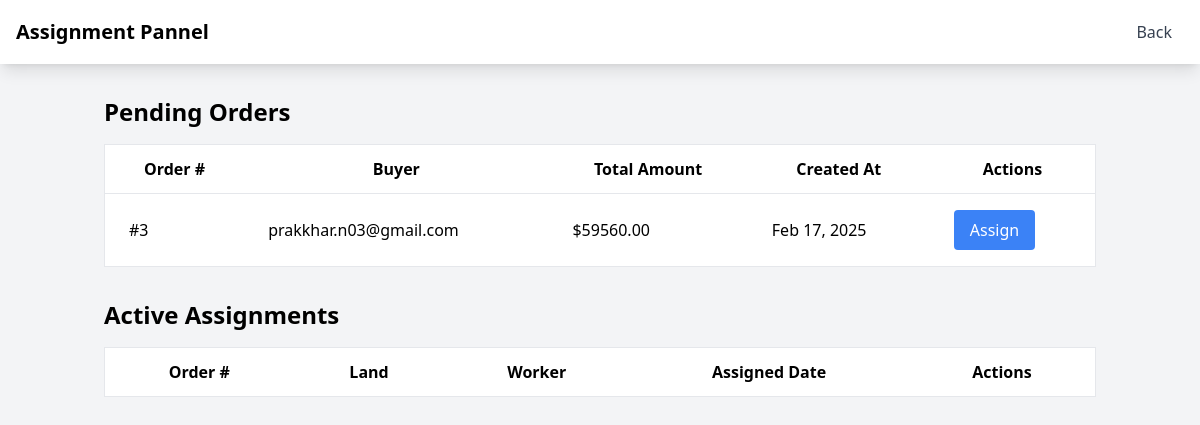
The app's page /admin-dashboard/ (signed in), older data.
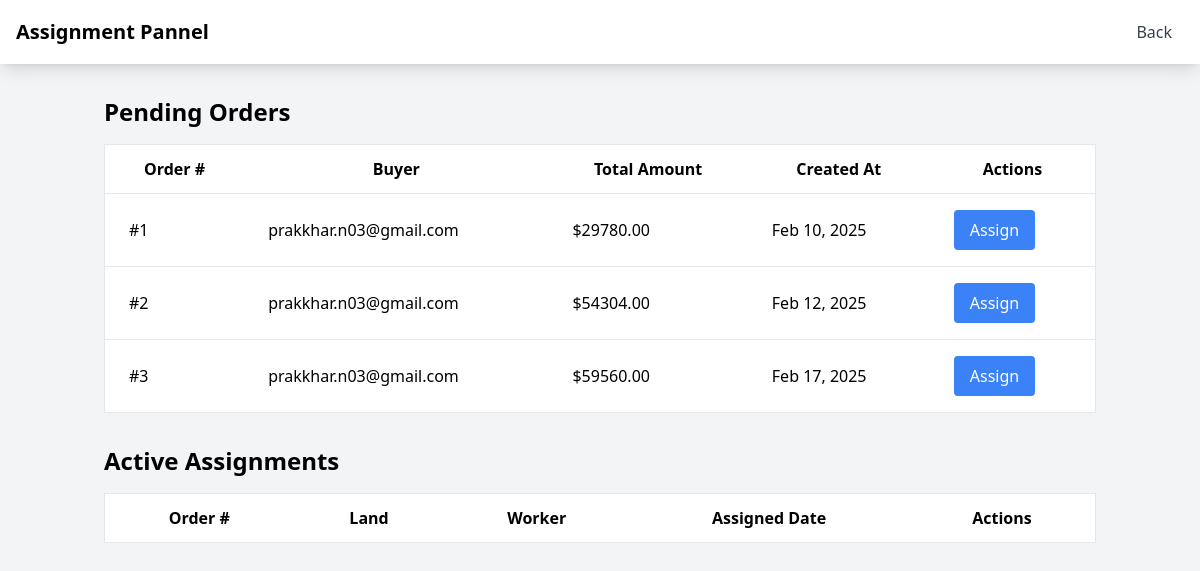
The same page, newer data.
### ACP/models.py (models this page shows, shortened)
class Order(models.Model):
    STATUS_CHOICES = [
        ('pending', 'Pending'),
        ('confirmed', 'Confirmed'),
        ('processing', 'Processing'),
        ('completed', 'Completed'),
        ('cancelled', 'Cancelled')
    ]
    buyer = models.ForeignKey(User, on_delete=models.CASCADE, related_name='orders')
    order_number = models.PositiveIntegerField(unique=True, editable=False)
    items = models.JSONField()
    total_amount = models.DecimalField(max_digits=10, decimal_places=2)
    created_at = models.DateTimeField(auto_now_add=True)
    status = models.CharField(max_length=20, choices=STATUS_CHOICES, default='pending')

### ACP/views.py (the view)
# urls.py: path('admin-dashboard/', admin_dashboard, name='admin_dashboard'),
@staff_member_required
def admin_dashboard(request):
    context = {
        'pending_orders': Order.objects.filter(status='pending'),
        'free_lands': Land.objects.filter(current_state='free', status='approved'),
        'free_workers': UserProfile.objects.filter(
            user_type='worker',
            is_available=True
        ).select_related('user'),
        'active_assignments': LandAssignment.objects.filter(status='active'),
    }
    return render(request, 'dashboard.html', context)

### ACP/templates/dashboard.html (shortened to what this page needs)
<!DOCTYPE html>
<html lang="en">
<head>
    {% load static %}
    <script src="https://cdn.tailwindcss.com"></script>
</head>
<body class="bg-gray-100">
    <nav class="bg-white shadow-lg" >
        <div class="max-w-7xl mx-auto px-4">
            <div class="flex justify-between h-16">
                <div class="flex items-center">
                    <span class="text-xl font-semibold">Assignment Pannel</span>
                </div>
                <div class="flex items-center">
                    <a href="/admin" class="text-gray-700 hover:text-gray-900 px-3 py-2">Back</a>
                </div>
            </div>
        </div>
    </nav>
    <div class="container mx-auto px-4 py-8">
        <div class="mb-8">
            <h2 class="text-2xl font-semibold mb-4">Pending Orders</h2>
            <div class="overflow-x-auto">
                <table class="min-w-full bg-white border">
                    <thead>
                        <tr>
                            <th class="px-6 py-3 border-b">Order #</th>
                            <th class="px-6 py-3 border-b">Buyer</th>
                            <th class="px-6 py-3 border-b">Total Amount</th>
                            <th class="px-6 py-3 border-b">Created At</th>
                            <th class="px-6 py-3 border-b">Actions</th>
                        </tr>
                    </thead>
                    <tbody>
                        {% for order in pending_orders %}
                        <tr>
                            <td class="px-6 py-4 border-b">#{{ order.order_number }}</td>
                            <td class="px-6 py-4 border-b">{{ order.buyer.username }}</td>
                            <td class="px-6 py-4 border-b">${{ order.total_amount }}</td>
                            <td class="px-6 py-4 border-b">{{ order.created_at|date:"M d, Y" }}</td>
                            <td class="px-6 py-4 border-b">
                                <button
                                    onclick="showAssignmentModal('{{ order.id }}')"
                                    class="bg-blue-500 text-white px-4 py-2 rounded">
                                    Assign
                                </button>
                            </td>
                        </tr>
                        {% endfor %}
                    </tbody>
                </table>
            </div>
        </div>
        <div class="mb-8">
            <h2 class="text-2xl font-semibold mb-4">Active Assignments</h2>
            <div class="overflow-x-auto">
                <table class="min-w-full bg-white border">
                    <thead>
                        <tr>
                            <th class="px-6 py-3 border-b">Order #</th>
                            <th class="px-6 py-3 border-b">Land</th>
                            <th class="px-6 py-3 border-b">Worker</th>
                            <th class="px-6 py-3 border-b">Assigned Date</th>
                            <th class="px-6 py-3 border-b">Actions</th>
                        </tr>
                    </thead>
                </table>
            </div>
        </div>
    </div>
</body>
</html>

Row changes from the older to the newer data that the page shows:
now on this page (row edited): Order: order_number "1", buyer.username "prakkhar.n03@gmail.com", total_amount "29780.00", created_at "Feb 10, 2025"
now on this page (row edited): Order: order_number "2", buyer.username "prakkhar.n03@gmail.com", total_amount "54304.00", created_at "Feb 12, 2025"
